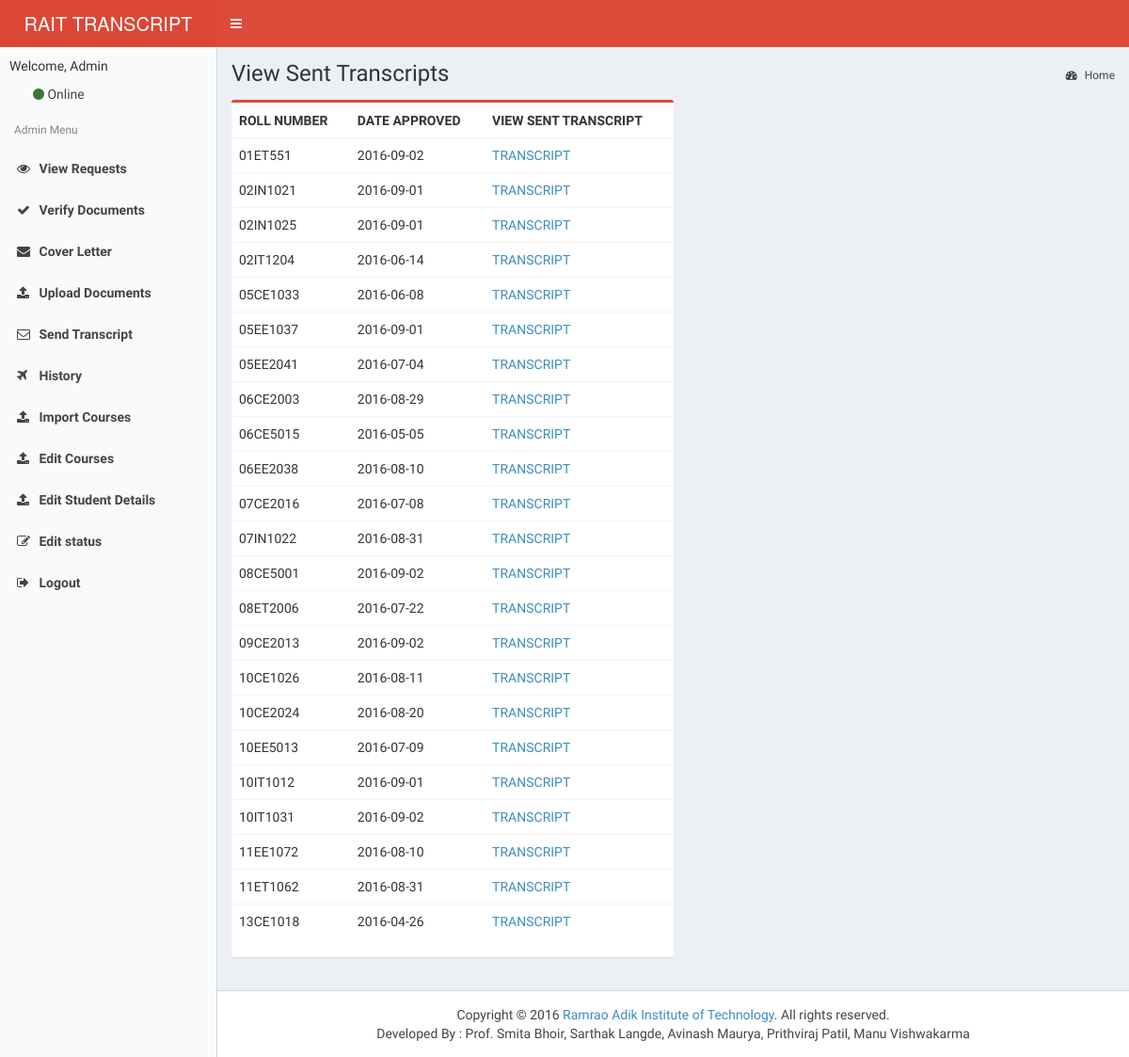
The app's page /admin/history.php with its own data.
### tables this page shows
CREATE TABLE `approved` (
  `roll` varchar(10) NOT NULL,
  `date_approved` date NOT NULL
);

### admin/history.php (the view)
<?php
include 'header.php';
?>
      <div class="content-wrapper">
        <section class="content-header">
          <h1>
            View Sent Transcripts
          </h1>
          <ol class="breadcrumb">
            <li class="active"><a href="index.php"><i class="fa fa-dashboard"></i> Home</a></li>
          </ol>
        </section>
        <section class="content">
		<div class="box box-danger" style="width:50%">
<?php
$sql = "SELECT * FROM approved";
$res = mysqli_query($connect,$sql);
echo '<center><div class="table-responsive"><table  class="table">';
echo "<tr><th> ROLL NUMBER </th><th> DATE APPROVED</th><th> VIEW SENT TRANSCRIPT</th></tr>";
while($row = mysqli_fetch_array($res))
{
echo "<tr><td>" . strtoupper($row['roll']) . "</td><td>" . $row['date_approved'] . "</td><td>" . "<a href='http://10.0.0.4:8800/transcript/Documents/Transcript/Verified/".$row['roll']."/transcript.pdf '>TRANSCRIPT </a>" . "</td></tr>";
}
echo "</table></div></center>";
?></div>
        </section>
      </div>
      <?php
	  include 'footer.php';
	  ?>
</html>

### records on screen
approved: roll "01ET551", date_approved "2016-09-02"
approved: roll "02IN1021", date_approved "2016-09-01"
approved: roll "02IN1025", date_approved "2016-09-01"
approved: roll "02IT1204", date_approved "2016-06-14"
approved: roll "05CE1033", date_approved "2016-06-08"
approved: roll "05EE1037", date_approved "2016-09-01"
approved: roll "05EE2041", date_approved "2016-07-04"
approved: roll "06CE2003", date_approved "2016-08-29"
approved: roll "06CE5015", date_approved "2016-05-05"
approved: roll "06EE2038", date_approved "2016-08-10"
approved: roll "07CE2016", date_approved "2016-07-08"
approved: roll "07IN1022", date_approved "2016-08-31"
approved: roll "08CE5001", date_approved "2016-09-02"
approved: roll "08ET2006", date_approved "2016-07-22"
approved: roll "09CE2013", date_approved "2016-09-02"
approved: roll "10CE1026", date_approved "2016-08-11"
approved: roll "10CE2024", date_approved "2016-08-20"
approved: roll "10EE5013", date_approved "2016-07-09"
approved: roll "10IT1012", date_approved "2016-09-01"
approved: roll "10IT1031", date_approved "2016-09-02"
approved: roll "11EE1072", date_approved "2016-08-10"
approved: roll "11ET1062", date_approved "2016-08-31"
approved: roll "13CE1018", date_approved "2016-04-26"
